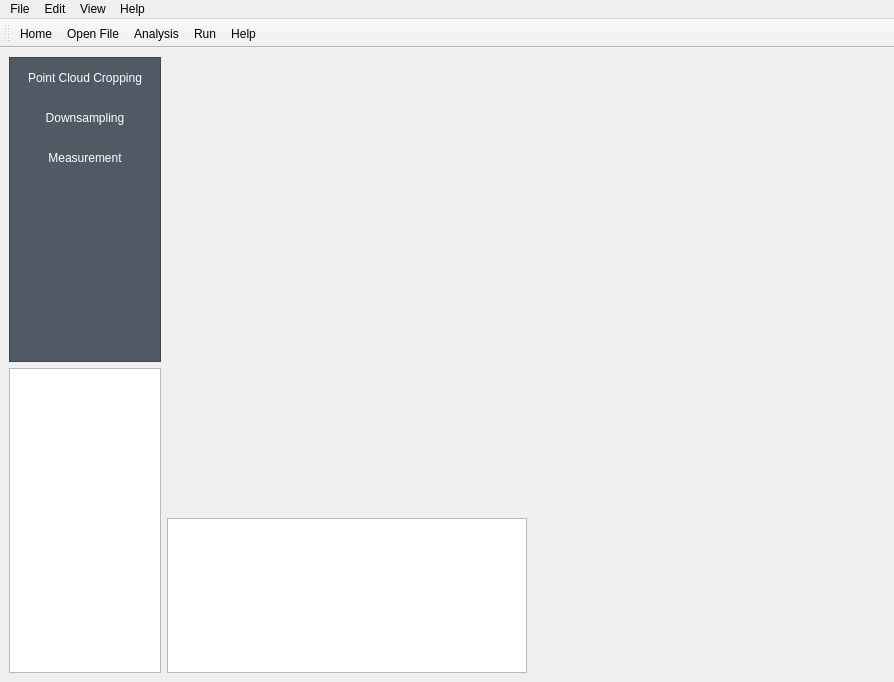
<?xml version="1.0" encoding="UTF-8"?>
<ui version="4.0">
 <class>MainWindow</class>
 <widget class="QMainWindow" name="MainWindow">
  <property name="geometry">
   <rect>
    <x>0</x>
    <y>0</y>
    <width>894</width>
    <height>682</height>
   </rect>
  </property>
  <property name="baseSize">
   <size>
    <width>0</width>
    <height>50</height>
   </size>
  </property>
  <property name="windowTitle">
   <string>CSWeld</string>
  </property>
  <widget class="QWidget" name="centralwidget">
   <layout class="QHBoxLayout" name="horizontalLayout_2" stretch="1,8">
    <item>
     <layout class="QVBoxLayout" name="verticalLayout_2">
      <property name="spacing">
       <number>6</number>
      </property>
      <item>
       <widget class="QListWidget" name="listWidget">
        <property name="sizePolicy">
         <sizepolicy hsizetype="Expanding" vsizetype="Expanding">
          <horstretch>0</horstretch>
          <verstretch>0</verstretch>
         </sizepolicy>
        </property>
        <property name="minimumSize">
         <size>
          <width>154</width>
          <height>0</height>
         </size>
        </property>
        <property name="styleSheet">
         <string notr="true">QListWidget {
    min-width: 150px;
    max-width: 150px;
    color: rgb(220, 220, 220); /* 柔和的浅灰白 */
    background: rgb(80,90,100);
    margin:0px,0px,0px,0px;
}

QListWidget::item {
    min-height: 40px;   /*设置item高度*/
    border-style: none;  /*去掉item的borber*/
    color: rgb(255, 255, 255); /*文字颜色*/
}

QListWidget::Item:selected {
    background: lightGray;
    color: rgb(0, 0, 0); /*文字颜色*/
    border-left: 10px solid rgb(12,170,239);/*左侧边缘*/

}</string>
        </property>
        <property name="currentRow">
         <number>-1</number>
        </property>
        <item>
         <property name="text">
          <string>Point Cloud Cropping</string>
         </property>
         <property name="textAlignment">
          <set>AlignCenter</set>
         </property>
        </item>
        <item>
         <property name="text">
          <string>Downsampling</string>
         </property>
         <property name="textAlignment">
          <set>AlignCenter</set>
         </property>
        </item>
        <item>
         <property name="text">
          <string>Measurement</string>
         </property>
         <property name="textAlignment">
          <set>AlignCenter</set>
         </property>
        </item>
       </widget>
      </item>
      <item>
       <widget class="QListWidget" name="data_listWidget">
        <property name="styleSheet">
         <string notr="true">QListWidget {
    min-width: 150px;
    max-width: 150px;
}

QListWidget::item {
    min-height: 20px;   /* 设置item高度 */
    border-style: none; /* 去掉item的border */
    color: rgb(0, 0, 0); /* 文字颜色 */
    qproperty-alignment: AlignCenter; /* 文字居中 */
}

QListWidget::item:selected {
    background: lightGray;
    color: rgb(0, 0, 0); /* 文字颜色 */
    border-left: 15px solid rgb(85, 85, 255); /* 左侧边缘 */
    qproperty-alignment: AlignCenter; /* 确保选中时文字也居中 */
}</string>
        </property>
       </widget>
      </item>
     </layout>
    </item>
    <item>
     <layout class="QVBoxLayout" name="verticalLayout" stretch="8,3">
      <item>
       <widget class="QVTKOpenGLWidget" name="qvtkWidget" native="true">
        <layout class="QGridLayout" name="gridLayout_2">
         <property name="leftMargin">
          <number>3</number>
         </property>
         <property name="topMargin">
          <number>3</number>
         </property>
         <property name="rightMargin">
          <number>3</number>
         </property>
         <property name="bottomMargin">
          <number>3</number>
         </property>
         <property name="spacing">
          <number>3</number>
         </property>
        </layout>
       </widget>
      </item>
      <item>
       <layout class="QHBoxLayout" name="horizontalLayout" stretch="0,0">
        <item>
         <widget class="QTextBrowser" name="LogMessage_textBrowser">
          <property name="sizePolicy">
           <sizepolicy hsizetype="Preferred" vsizetype="Preferred">
            <horstretch>0</horstretch>
            <verstretch>0</verstretch>
           </sizepolicy>
          </property>
         </widget>
        </item>
        <item>
         <widget class="QLabel" name="label">
          <property name="sizePolicy">
           <sizepolicy hsizetype="Preferred" vsizetype="Preferred">
            <horstretch>0</horstretch>
            <verstretch>0</verstretch>
           </sizepolicy>
          </property>
          <property name="minimumSize">
           <size>
            <width>330</width>
            <height>150</height>
           </size>
          </property>
          <property name="maximumSize">
           <size>
            <width>352</width>
            <height>155</height>
           </size>
          </property>
          <property name="text">
           <string/>
          </property>
          <property name="alignment">
           <set>Qt::AlignLeading|Qt::AlignLeft|Qt::AlignVCenter</set>
          </property>
         </widget>
        </item>
       </layout>
      </item>
     </layout>
    </item>
   </layout>
  </widget>
  <widget class="QMenuBar" name="menubar">
   <property name="geometry">
    <rect>
     <x>0</x>
     <y>0</y>
     <width>894</width>
     <height>21</height>
    </rect>
   </property>
   <widget class="QMenu" name="menu">
    <property name="title">
     <string>File</string>
    </property>
    <addaction name="file_action"/>
   </widget>
   <widget class="QMenu" name="menu_2">
    <property name="title">
     <string>Edit</string>
    </property>
   </widget>
   <widget class="QMenu" name="menu_3">
    <property name="title">
     <string>View</string>
    </property>
   </widget>
   <widget class="QMenu" name="menu_4">
    <property name="title">
     <string>Help</string>
    </property>
    <addaction name="help_action"/>
   </widget>
   <addaction name="menu"/>
   <addaction name="menu_2"/>
   <addaction name="menu_3"/>
   <addaction name="menu_4"/>
  </widget>
  <widget class="QToolBar" name="toolBar">
   <property name="minimumSize">
    <size>
     <width>0</width>
     <height>0</height>
    </size>
   </property>
   <property name="windowTitle">
    <string>toolBar</string>
   </property>
   <property name="iconSize">
    <size>
     <width>50</width>
     <height>50</height>
    </size>
   </property>
   <attribute name="toolBarArea">
    <enum>TopToolBarArea</enum>
   </attribute>
   <attribute name="toolBarBreak">
    <bool>false</bool>
   </attribute>
   <addaction name="home_action"/>
   <addaction name="file_action"/>
   <addaction name="analysis_action"/>
   <addaction name="run_action"/>
   <addaction name="help_action"/>
  </widget>
  <action name="home_action">
   <property name="icon">
    <iconset resource="res.qrc">
     <normaloff>:/image/home.png</normaloff>:/image/home.png</iconset>
   </property>
   <property name="text">
    <string>Home</string>
   </property>
   <property name="toolTip">
    <string>主页</string>
   </property>
   <property name="shortcutContext">
    <enum>Qt::WidgetShortcut</enum>
   </property>
   <property name="menuRole">
    <enum>QAction::TextHeuristicRole</enum>
   </property>
  </action>
  <action name="help_action">
   <property name="icon">
    <iconset resource="res.qrc">
     <normaloff>:/image/help.png</normaloff>:/image/help.png</iconset>
   </property>
   <property name="text">
    <string>Help</string>
   </property>
   <property name="toolTip">
    <string>帮助</string>
   </property>
   <property name="menuRole">
    <enum>QAction::TextHeuristicRole</enum>
   </property>
  </action>
  <action name="analysis_action">
   <property name="icon">
    <iconset resource="res.qrc">
     <normaloff>:/image/analysis.png</normaloff>:/image/analysis.png</iconset>
   </property>
   <property name="text">
    <string>Analysis</string>
   </property>
   <property name="toolTip">
    <string>曲面焊缝分析</string>
   </property>
   <property name="menuRole">
    <enum>QAction::TextHeuristicRole</enum>
   </property>
  </action>
  <action name="run_action">
   <property name="icon">
    <iconset resource="res.qrc">
     <normaloff>:/image/blue_once.png</normaloff>:/image/blue_once.png</iconset>
   </property>
   <property name="text">
    <string>Run</string>
   </property>
   <property name="toolTip">
    <string>执行选择的算法</string>
   </property>
   <property name="menuRole">
    <enum>QAction::ApplicationSpecificRole</enum>
   </property>
  </action>
  <action name="file_action">
   <property name="icon">
    <iconset resource="res.qrc">
     <normaloff>:/image/open_file.png</normaloff>:/image/open_file.png</iconset>
   </property>
   <property name="text">
    <string>Open File</string>
   </property>
   <property name="toolTip">
    <string>open file</string>
   </property>
   <property name="menuRole">
    <enum>QAction::TextHeuristicRole</enum>
   </property>
  </action>
 </widget>
 <customwidgets>
  <customwidget>
   <class>QVTKOpenGLWidget</class>
   <extends>QWidget</extends>
   <header>qvtkopenglwidget.h</header>
   <container>1</container>
  </customwidget>
 </customwidgets>
 <resources>
  <include location="res.qrc"/>
 </resources>
 <connections/>
</ui>
